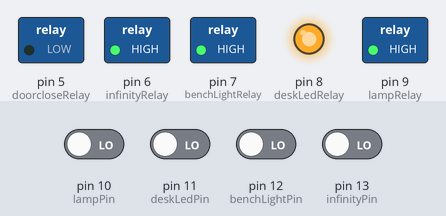
Bench run of a sketch on a simulated Arduino Uno, built with avr-gcc and run on an emulated ATmega328P. On the bench: switched loads named in the sketch (green lamp = pin HIGH), output pins drawn as LEDs (lit = HIGH). The inputs (shaded band) are chosen by the test bench; at power-on: pin 10 (lampPin), pin 11 (deskLedPin), pin 12 (benchLightPin), pin 13 (infinityPin) LOW.

Above: at 1.2 s.
1.3 s: pin 10 (lampPin) driven HIGH
At 1.6 s:
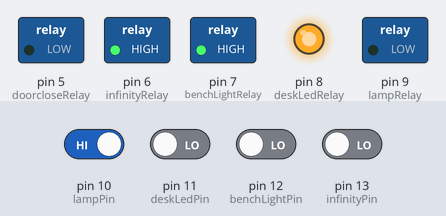
2.8 s: pin 11 (deskLedPin) driven HIGH
At 4.0 s:
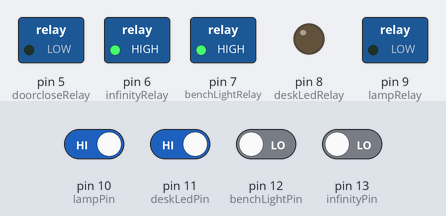
4.3 s: pin 12 (benchLightPin) driven HIGH
At 5.1 s:
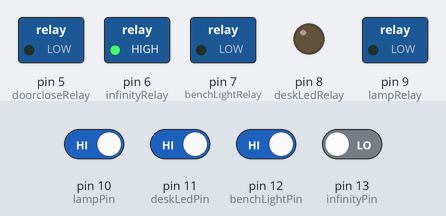
5.8 s: pin 13 (infinityPin) driven HIGH
At 6.2 s:
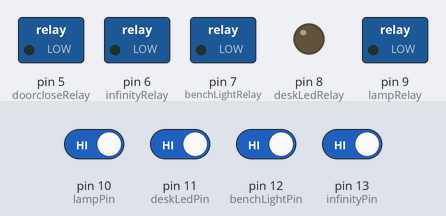
7.3 s: pin 10 (lampPin) driven LOW
At 8.5 s:
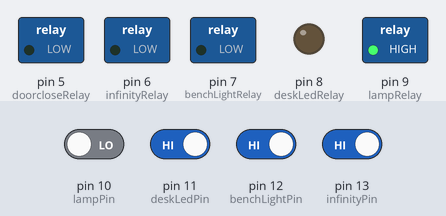
8.8 s: pin 11 (deskLedPin) driven LOW
At 9.7 s:
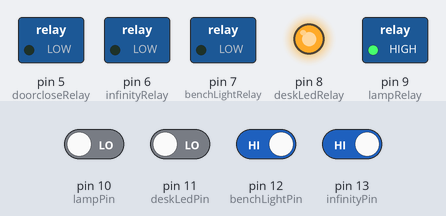
Timing chart, 0 to 11.3 s (numbered marks = the images above; inputs shaded):
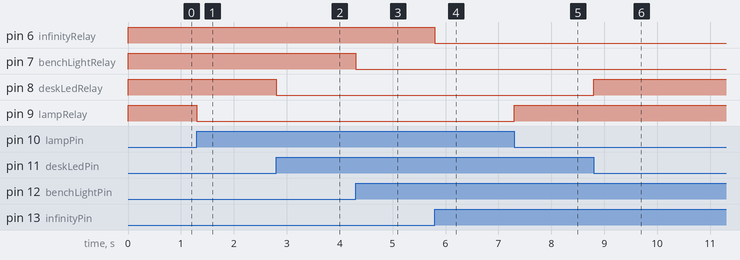

The sketch:

Capacitive_Desk_Top.ino
```cpp
//Capacitive Desk Top Control
//  8-10-21
// Ross Robotics
// 9-1-21 --Added infinity desk lighting
//        --Added door close and open
//        --Added touch pad LEDs
const int lampPin = 10;
const int lampRelay = 9;
//const int lampRed = ;
//const int lampGreen = ;
const int deskLedPin = 11;
const int deskLedRelay = 8;
//const int deskLedRed = ;
//const int deskLedGreen = ;
const int benchLightRelay = 7;
const int benchLightPin = 12;
//const int benchLightRed = ;
//const int benchLightGreen = ;
const int infinityPin = 13;
const int infinityRelay = 6;
//const int infinityRed = ;
//const int infinityGreen = ;
const int doorcloseRelay = 5;
const int doorclosePin = 14;
//const int doorcloseRed = A0;
//const int doorcloseGreen = A0;

//leds for touch pad
//Red==relay off
//green==relay on
//const int deskRed = ;
//const int lampRed = ;
//const int benchRed = ;
//const int infinityRed = ;
//const int doorcloseRed = ;

void setup() {

  pinMode(deskLedRelay, OUTPUT);
  pinMode(deskLedPin, INPUT);
//  pinMode(deskRed, OUTPUT);
//  pinMode(deskGreen, OUTPUT);
  pinMode(lampPin, INPUT);
  pinMode(lampRelay, OUTPUT);
//  pinMode(lampRed, OUTPUT);
//  pinMode(lampGreen, OUTPUT);
  pinMode(benchLightPin, INPUT);
  pinMode(benchLightRelay, OUTPUT);
//  pinMode(benchRed, OUTPUT);
//  pinMode(benchGreen, OUTPUT);
  pinMode(infinityPin, INPUT);
  pinMode(infinityRelay, OUTPUT);
//  pinMode(infinityRed, OUTPUT);
//  pinMode(infinityGreen, OUTPUT);
  pinMode(doorclosePin, INPUT);
  pinMode(doorcloseRelay, OUTPUT);
//  pinMode(doorcloseRed,OUTPUT);
//  pinMode(doorcloseGreen,OUTPUT);
}

void loop() {

  // Relays are Active LOW
  if (digitalRead(deskLedPin) == HIGH) {
    digitalWrite(deskLedRelay, LOW); //turns on relay
    //digitalWrite(deskRed, LOW);
  } else {
    digitalWrite(deskLedRelay, HIGH);
    //digitalWrite(deskRed, HIGH);
  }
  if (digitalRead(lampPin) == HIGH){
    digitalWrite(lampRelay, LOW);
    //digitalWrite(lampRed, LOW);
  }else{
    digitalWrite(lampRelay, HIGH);
    //digitalWrite(lampRed, HIGH);
  }
    if (digitalRead(benchLightPin) == HIGH){
    digitalWrite(benchLightRelay, LOW);
    //digitalWrite(benchLightRed, LOW);
  }else{
    digitalWrite(benchLightRelay, HIGH);
    //digitalWrite(benchLightRed, HIGH);
  }
   if (digitalRead(infinityPin) == HIGH) {
    digitalWrite(infinityRelay, LOW);
    //digitalWrite(infinityRed, LOW);
  } else {
    digitalWrite(infinityRelay, HIGH);
    //digitalWrite(infinityRed, HIGH);
  }
}
```

Measured:
- after the input at 1.3 s, pin 9 (lampRelay): HIGH → LOW at once
- after the input at 2.8 s, pin 8 (deskLedRelay): HIGH → LOW at once
- after the input at 4.3 s, pin 7 (benchLightRelay): HIGH → LOW at once
- after the input at 5.8 s, pin 6 (infinityRelay): HIGH → LOW at once
- after the input at 7.3 s, pin 9 (lampRelay): LOW → HIGH at once
- after the input at 8.8 s, pin 8 (deskLedRelay): LOW → HIGH at once
